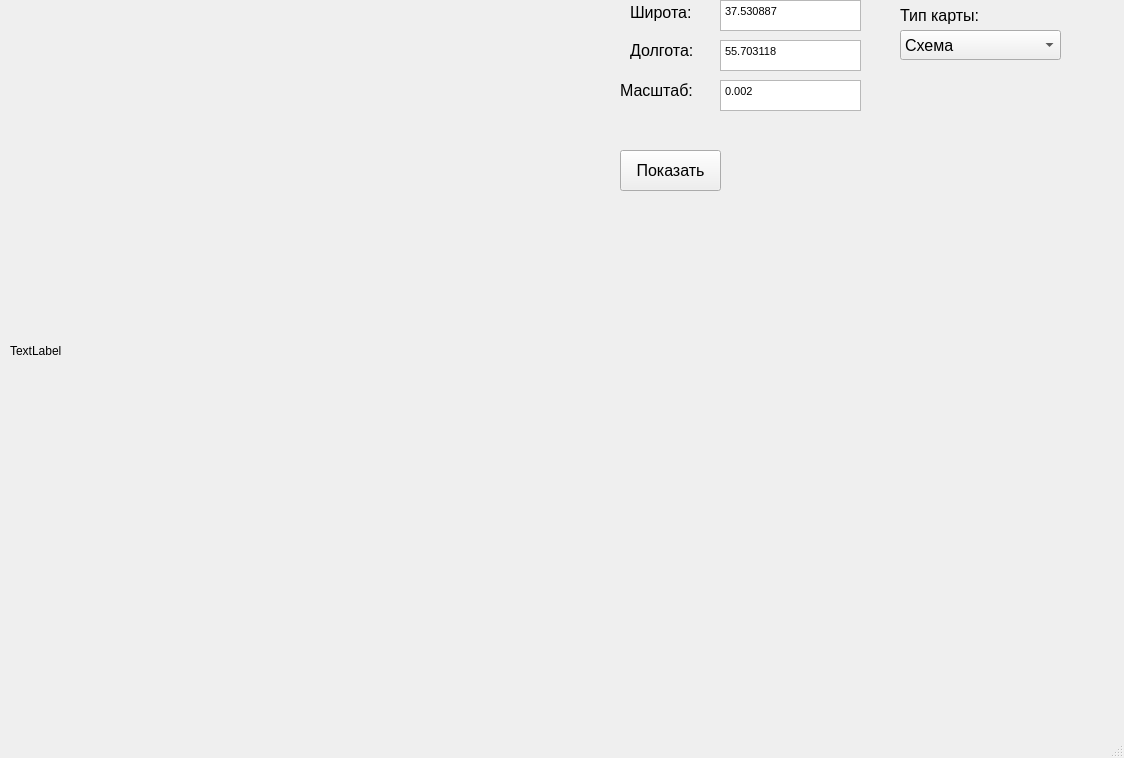
<?xml version="1.0" encoding="UTF-8"?>
<ui version="4.0">
 <class>MainWindow</class>
 <widget class="QMainWindow" name="MainWindow">
  <property name="geometry">
   <rect>
    <x>0</x>
    <y>0</y>
    <width>1124</width>
    <height>758</height>
   </rect>
  </property>
  <property name="windowTitle">
   <string>MinusMaps</string>
  </property>
  <widget class="QWidget" name="centralwidget">
   <widget class="QLabel" name="image">
    <property name="geometry">
     <rect>
      <x>10</x>
      <y>0</y>
      <width>591</width>
      <height>701</height>
     </rect>
    </property>
    <property name="text">
     <string>TextLabel</string>
    </property>
   </widget>
   <widget class="QPushButton" name="showmap">
    <property name="geometry">
     <rect>
      <x>620</x>
      <y>150</y>
      <width>101</width>
      <height>41</height>
     </rect>
    </property>
    <property name="font">
     <font>
      <pointsize>12</pointsize>
     </font>
    </property>
    <property name="text">
     <string>Показать</string>
    </property>
   </widget>
   <widget class="QComboBox" name="task4">
    <property name="geometry">
     <rect>
      <x>900</x>
      <y>30</y>
      <width>161</width>
      <height>30</height>
     </rect>
    </property>
    <property name="font">
     <font>
      <pointsize>12</pointsize>
     </font>
    </property>
    <property name="currentIndex">
     <number>1</number>
    </property>
    <item>
     <property name="text">
      <string>Спутник</string>
     </property>
    </item>
    <item>
     <property name="text">
      <string>Схема</string>
     </property>
    </item>
    <item>
     <property name="text">
      <string>Гибрид</string>
     </property>
    </item>
   </widget>
   <widget class="QLabel" name="label">
    <property name="geometry">
     <rect>
      <x>630</x>
      <y>0</y>
      <width>239</width>
      <height>24</height>
     </rect>
    </property>
    <property name="font">
     <font>
      <pointsize>12</pointsize>
     </font>
    </property>
    <property name="text">
     <string>Широта:</string>
    </property>
   </widget>
   <widget class="QTextEdit" name="edit_x">
    <property name="geometry">
     <rect>
      <x>720</x>
      <y>0</y>
      <width>141</width>
      <height>31</height>
     </rect>
    </property>
    <property name="font">
     <font>
      <pointsize>12</pointsize>
     </font>
    </property>
    <property name="html">
     <string>&lt;!DOCTYPE HTML PUBLIC &quot;-//W3C//DTD HTML 4.0//EN&quot; &quot;http://www.w3.org/TR/REC-html40/strict.dtd&quot;&gt;
&lt;html&gt;&lt;head&gt;&lt;meta name=&quot;qrichtext&quot; content=&quot;1&quot; /&gt;&lt;style type=&quot;text/css&quot;&gt;
p, li { white-space: pre-wrap; }
&lt;/style&gt;&lt;/head&gt;&lt;body style=&quot; font-family:'MS Shell Dlg 2'; font-size:12pt; font-weight:400; font-style:normal;&quot;&gt;
&lt;p style=&quot; margin-top:0px; margin-bottom:0px; margin-left:0px; margin-right:0px; -qt-block-indent:0; text-indent:0px;&quot;&gt;&lt;span style=&quot; font-family:'MS Shell Dlg 2'; font-size:8.25pt;&quot;&gt;37.530887&lt;/span&gt;&lt;/p&gt;&lt;/body&gt;&lt;/html&gt;</string>
    </property>
    <property name="placeholderText">
     <string>37.530887</string>
    </property>
   </widget>
   <widget class="QLabel" name="label_2">
    <property name="geometry">
     <rect>
      <x>630</x>
      <y>40</y>
      <width>81</width>
      <height>21</height>
     </rect>
    </property>
    <property name="font">
     <font>
      <pointsize>12</pointsize>
     </font>
    </property>
    <property name="text">
     <string>Долгота:</string>
    </property>
   </widget>
   <widget class="QTextEdit" name="edit_y">
    <property name="geometry">
     <rect>
      <x>720</x>
      <y>40</y>
      <width>141</width>
      <height>31</height>
     </rect>
    </property>
    <property name="font">
     <font>
      <pointsize>12</pointsize>
     </font>
    </property>
    <property name="html">
     <string>&lt;!DOCTYPE HTML PUBLIC &quot;-//W3C//DTD HTML 4.0//EN&quot; &quot;http://www.w3.org/TR/REC-html40/strict.dtd&quot;&gt;
&lt;html&gt;&lt;head&gt;&lt;meta name=&quot;qrichtext&quot; content=&quot;1&quot; /&gt;&lt;style type=&quot;text/css&quot;&gt;
p, li { white-space: pre-wrap; }
&lt;/style&gt;&lt;/head&gt;&lt;body style=&quot; font-family:'MS Shell Dlg 2'; font-size:12pt; font-weight:400; font-style:normal;&quot;&gt;
&lt;p style=&quot; margin-top:0px; margin-bottom:0px; margin-left:0px; margin-right:0px; -qt-block-indent:0; text-indent:0px;&quot;&gt;&lt;span style=&quot; font-family:'MS Shell Dlg 2'; font-size:8.25pt;&quot;&gt;55.703118&lt;/span&gt;&lt;/p&gt;&lt;/body&gt;&lt;/html&gt;</string>
    </property>
    <property name="placeholderText">
     <string>55.703118</string>
    </property>
   </widget>
   <widget class="QLabel" name="label_3">
    <property name="geometry">
     <rect>
      <x>620</x>
      <y>80</y>
      <width>91</width>
      <height>21</height>
     </rect>
    </property>
    <property name="font">
     <font>
      <pointsize>12</pointsize>
     </font>
    </property>
    <property name="text">
     <string>Масштаб:</string>
    </property>
   </widget>
   <widget class="QLabel" name="label_4">
    <property name="geometry">
     <rect>
      <x>900</x>
      <y>0</y>
      <width>101</width>
      <height>31</height>
     </rect>
    </property>
    <property name="font">
     <font>
      <pointsize>12</pointsize>
     </font>
    </property>
    <property name="text">
     <string>Тип карты:</string>
    </property>
   </widget>
   <widget class="QTextEdit" name="mashtab">
    <property name="geometry">
     <rect>
      <x>720</x>
      <y>80</y>
      <width>141</width>
      <height>31</height>
     </rect>
    </property>
    <property name="font">
     <font>
      <pointsize>12</pointsize>
     </font>
    </property>
    <property name="html">
     <string>&lt;!DOCTYPE HTML PUBLIC &quot;-//W3C//DTD HTML 4.0//EN&quot; &quot;http://www.w3.org/TR/REC-html40/strict.dtd&quot;&gt;
&lt;html&gt;&lt;head&gt;&lt;meta name=&quot;qrichtext&quot; content=&quot;1&quot; /&gt;&lt;style type=&quot;text/css&quot;&gt;
p, li { white-space: pre-wrap; }
&lt;/style&gt;&lt;/head&gt;&lt;body style=&quot; font-family:'MS Shell Dlg 2'; font-size:12pt; font-weight:400; font-style:normal;&quot;&gt;
&lt;p style=&quot; margin-top:0px; margin-bottom:0px; margin-left:0px; margin-right:0px; -qt-block-indent:0; text-indent:0px;&quot;&gt;&lt;span style=&quot; font-family:'MS Shell Dlg 2'; font-size:8.25pt;&quot;&gt;0.002&lt;/span&gt;&lt;/p&gt;&lt;/body&gt;&lt;/html&gt;</string>
    </property>
    <property name="placeholderText">
     <string>0.002</string>
    </property>
   </widget>
  </widget>
  <widget class="QMenuBar" name="menubar">
   <property name="geometry">
    <rect>
     <x>0</x>
     <y>0</y>
     <width>1124</width>
     <height>26</height>
    </rect>
   </property>
  </widget>
  <widget class="QStatusBar" name="statusbar"/>
 </widget>
 <resources/>
 <connections/>
</ui>
